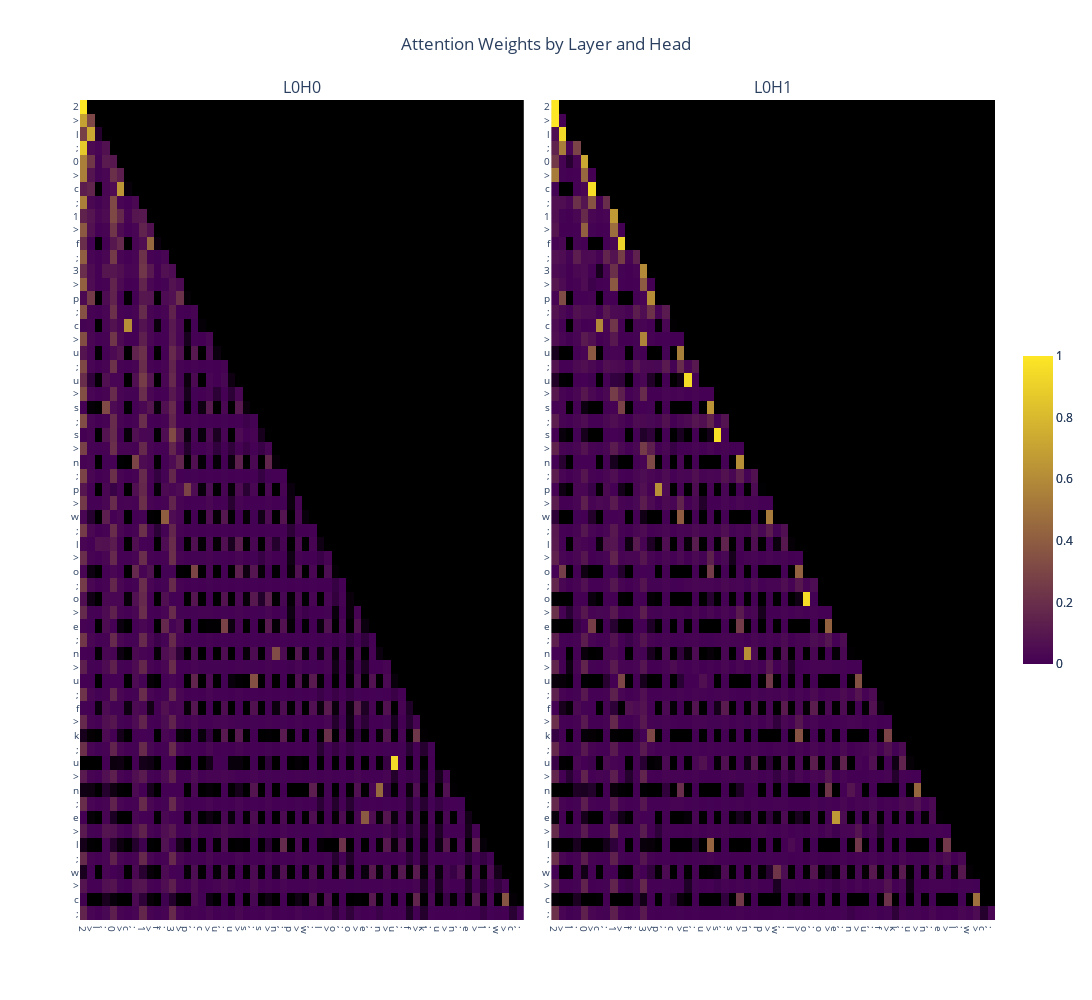

Notebook cell for this chart:
### Markdown cell above
Worth nothing that

### Code cell
weights = [attn_weight.detach().cpu().numpy()[0] for attn_weight in attn_weights]
plotly_fig = get_fig(weights, list(prompt), selected_layers=[0], selected_heads=[0, 1], selected_x_toks=list(range(60)), selected_y_toks=list(range(60)))
plotly_fig.show()

### Figure 1 — Plotly figure (JSON) as saved in the notebook; plotly's stock layout.template omitted (floating-point values rounded to 4 significant figures; data arrays with more than 128 entries replaced by an {"elided": "..."} marker saying what was removed)
{"data": [{"colorbar": {"len": 0.4}, "colorscale": [[0, "black"], [0.001, "rgb(68,1,84)"], [1, "rgb(253,231,37)"]], "type": "heatmap", "x": [0, 1, 2, 3, 4, 5, 6, 7, 8, 9, 10, 11, 12, 13, 14, 15, 16, 17, 18, 19, 20, 21, 22, 23, 24, 25, 26, 27, 28, 29, 30, 31, 32, 33, 34, 35, 36, 37, 38, 39, 40, 41, 42, 43, 44, 45, 46, 47, 48, 49, 50, 51, 52, 53, 54, 55, 56, 57, 58, 59], "xaxis": "x", "y": [0, 1, 2, 3, 4, 5, 6, 7, 8, 9, 10, 11, 12, 13, 14, 15, 16, 17, 18, 19, 20, 21, 22, 23, 24, 25, 26, 27, 28, 29, 30, 31, 32, 33, 34, 35, 36, 37, 38, 39, 40, 41, 42, 43, 44, 45, 46, 47, 48, 49, 50, 51, 52, 53, 54, 55, 56, 57, 58, 59], "yaxis": "y", "z": {"elided": "60x60 float values"}, "zmax": 1, "zmin": 0}, {"colorbar": {"len": 0.4}, "colorscale": [[0, "black"], [0.001, "rgb(68,1,84)"], [1, "rgb(253,231,37)"]], "type": "heatmap", "x": [0, 1, 2, 3, 4, 5, 6, 7, 8, 9, 10, 11, 12, 13, 14, 15, 16, 17, 18, 19, 20, 21, 22, 23, 24, 25, 26, 27, 28, 29, 30, 31, 32, 33, 34, 35, 36, 37, 38, 39, 40, 41, 42, 43, 44, 45, 46, 47, 48, 49, 50, 51, 52, 53, 54, 55, 56, 57, 58, 59], "xaxis": "x2", "y": [0, 1, 2, 3, 4, 5, 6, 7, 8, 9, 10, 11, 12, 13, 14, 15, 16, 17, 18, 19, 20, 21, 22, 23, 24, 25, 26, 27, 28, 29, 30, 31, 32, 33, 34, 35, 36, 37, 38, 39, 40, 41, 42, 43, 44, 45, 46, 47, 48, 49, 50, 51, 52, 53, 54, 55, 56, 57, 58, 59], "yaxis": "y2", "z": {"elided": "60x60 float values"}, "zmax": 1, "zmin": 0}], "layout": {"annotations": [{"font": {"size": 16}, "showarrow": false, "text": "L0H0", "x": 0.2425, "xanchor": "center", "xref": "paper", "y": 1, "yanchor": "bottom", "yref": "paper"}, {"font": {"size": 16}, "showarrow": false, "text": "L0H1", "x": 0.7575, "xanchor": "center", "xref": "paper", "y": 1, "yanchor": "bottom", "yref": "paper"}], "height": 1000, "showlegend": false, "title": {"text": "Attention Weights by Layer and Head", "x": 0.5}, "width": 2000, "xaxis": {"anchor": "y", "domain": [0, 0.485], "tickfont": {"size": 10}, "tickmode": "array", "ticktext": ["2", ">", "l", ";", "0", ">", "c", ";", "1", ">", "f", ";", "3", ">", "p", ";", "c", ">", "u", ";", "u", ">", "s", ";", "s", ">", "n", ";", "p", ">", "w", ";", "l", ">", "o", ";", "o", ">", "e", ";", "n", ">", "u", ";", "f", ">", "k", ";", "u", ">", "n", ";", "e", ">", "l", ";", "w", ">", "c", ";"], "tickvals": [0, 1, 2, 3, 4, 5, 6, 7, 8, 9, 10, 11, 12, 13, 14, 15, 16, 17, 18, 19, 20, 21, 22, 23, 24, 25, 26, 27, 28, 29, 30, 31, 32, 33, 34, 35, 36, 37, 38, 39, 40, 41, 42, 43, 44, 45, 46, 47, 48, 49, 50, 51, 52, 53, 54, 55, 56, 57, 58, 59], "type": "linear"}, "xaxis2": {"anchor": "y2", "domain": [0.515, 1], "tickfont": {"size": 10}, "tickmode": "array", "ticktext": ["2", ">", "l", ";", "0", ">", "c", ";", "1", ">", "f", ";", "3", ">", "p", ";", "c", ">", "u", ";", "u", ">", "s", ";", "s", ">", "n", ";", "p", ">", "w", ";", "l", ">", "o", ";", "o", ">", "e", ";", "n", ">", "u", ";", "f", ">", "k", ";", "u", ">", "n", ";", "e", ">", "l", ";", "w", ">", "c", ";"], "tickvals": [0, 1, 2, 3, 4, 5, 6, 7, 8, 9, 10, 11, 12, 13, 14, 15, 16, 17, 18, 19, 20, 21, 22, 23, 24, 25, 26, 27, 28, 29, 30, 31, 32, 33, 34, 35, 36, 37, 38, 39, 40, 41, 42, 43, 44, 45, 46, 47, 48, 49, 50, 51, 52, 53, 54, 55, 56, 57, 58, 59], "type": "linear"}, "yaxis": {"anchor": "x", "autorange": "reversed", "domain": [0, 1], "tickfont": {"size": 10}, "tickmode": "array", "ticktext": ["2", ">", "l", ";", "0", ">", "c", ";", "1", ">", "f", ";", "3", ">", "p", ";", "c", ">", "u", ";", "u", ">", "s", ";", "s", ">", "n", ";", "p", ">", "w", ";", "l", ">", "o", ";", "o", ">", "e", ";", "n", ">", "u", ";", "f", ">", "k", ";", "u", ">", "n", ";", "e", ">", "l", ";", "w", ">", "c", ";"], "tickvals": [0, 1, 2, 3, 4, 5, 6, 7, 8, 9, 10, 11, 12, 13, 14, 15, 16, 17, 18, 19, 20, 21, 22, 23, 24, 25, 26, 27, 28, 29, 30, 31, 32, 33, 34, 35, 36, 37, 38, 39, 40, 41, 42, 43, 44, 45, 46, 47, 48, 49, 50, 51, 52, 53, 54, 55, 56, 57, 58, 59], "type": "linear"}, "yaxis2": {"anchor": "x2", "autorange": "reversed", "domain": [0, 1], "tickfont": {"size": 10}, "tickmode": "array", "ticktext": ["2", ">", "l", ";", "0", ">", "c", ";", "1", ">", "f", ";", "3", ">", "p", ";", "c", ">", "u", ";", "u", ">", "s", ";", "s", ">", "n", ";", "p", ">", "w", ";", "l", ">", "o", ";", "o", ">", "e", ";", "n", ">", "u", ";", "f", ">", "k", ";", "u", ">", "n", ";", "e", ">", "l", ";", "w", ">", "c", ";"], "tickvals": [0, 1, 2, 3, 4, 5, 6, 7, 8, 9, 10, 11, 12, 13, 14, 15, 16, 17, 18, 19, 20, 21, 22, 23, 24, 25, 26, 27, 28, 29, 30, 31, 32, 33, 34, 35, 36, 37, 38, 39, 40, 41, 42, 43, 44, 45, 46, 47, 48, 49, 50, 51, 52, 53, 54, 55, 56, 57, 58, 59], "type": "linear"}}}
